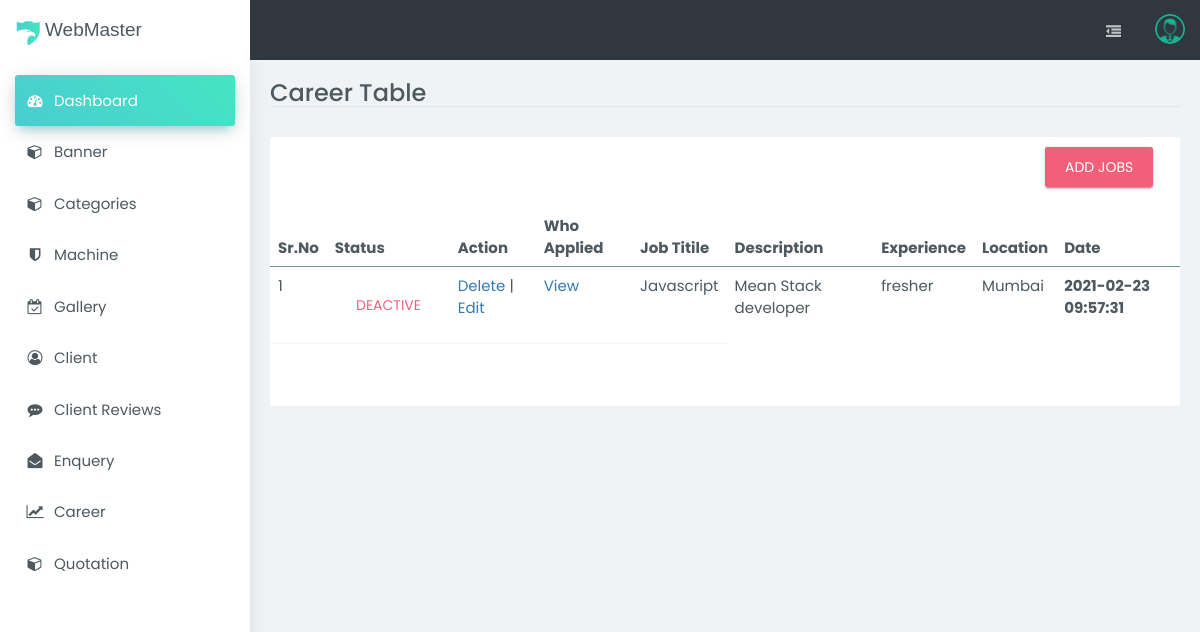
The page /admin/career.php (signed in) on the database its author committed.
### tables this page shows
CREATE TABLE `career` (
  `career_id` int(11) NOT NULL,
  `job_name` varchar(50) NOT NULL,
  `description` varchar(255) NOT NULL,
  `experience` varchar(50) NOT NULL,
  `location` varchar(255) NOT NULL,
  `status` tinyint(4) NOT NULL,
  `added_on` timestamp NOT NULL DEFAULT current_timestamp()
);

### admin/career.php (the view, shortened to what this page needs)
<?php
include('include/db.php');
   $sql_career="SELECT * FROM `career`";
   $run_career=mysqli_query($con,$sql_career);
?>
<!doctype html>
<html class="no-js " lang="en">
<head>
<link rel="stylesheet" href="assets/js/vendor/bootstrap/bootstrap.min.css">
<link rel="stylesheet" href="assets/css/vendor/animsition.min.css">
<link rel="stylesheet" href="assets/js/vendor/morris/morris.css">
<link rel="stylesheet" href="assets/css/main.css">
</head>
<body id="falcon" class="main_Wrapper">
    <div id="wrap" class="animsition">
        <?php include('include/header.php'); ?>
        <?php include('include/sidebar.php'); ?>
        <section id="content">
            <div class="page page-tables-footable">
                <div class="b-b mb-10">
                    <div class="row">
                        <div class="col-sm-6 col-xs-12">
                            <h1 class="h3 m-0">Career Table</h1>
                        </div>
                    </div>
                </div>
                <div class="row">
                    <div class="col-md-12">
                        <section class="boxs ">
                                <div style="margin-left: 85%">
                                <h3 class="custom-font hb-cyan" >
                                <a  class="btn btn-raised btn-primary" href="career_manage.php">Add Jobs</a>
                              </h3>
                            </div>
                                <table id="searchTextResults" data-filter="#filter" data-page-size="5" class="footable table table-custom">
                                    <thead>
                                        <tr>
                                            <th>Sr.No</th>
                                            <th>Status</th>
                                            <th>Action</th>
                                            <th>Who Applied</th>
                                            <th>Job Titile</th>
                                            <th>Description</th>
                                            <th>Experience</th>
                                            <th>Location</th>
                                            <th>Date</th>
                                        </tr>
                                    </thead>
                                      <tbody>
                              <?php
                                 $i=1;
                                  while($row=mysqli_fetch_array($run_career)){ ?>
                              <tr>
                                 <td><?php echo $i; ?></td>
                                   <td>
                        <?php
                        if($row['status']==1){
                            echo "<a class='btn btn-success' href='?type=status&operation=deactive&career_id=".$row['career_id']."'>Active</a>";
                         }else{
                            echo "<a class='btn btn-danger' href='?type=status&operation=active&career_id=".$row['career_id']."'>Deactive</a>";
                         }
                         ?>
                      </td>
                                 <td>
                                    <?php
                                       echo "<a href='?type=delete&career_id=".$row['career_id']."'>Delete</a> | <a href='career_manage.php?type=edit&career_id=".$row['career_id']."'>Edit</a>";
                                      ?>
                                 </td>
                                 <td><a href="career_applied.php?career_id=<?php echo $row['career_id']; ?>">View</a></td>
                                 <td><?php echo $row['job_name']; ?></td>
                                 <td><?php echo $row['description']; ?></td>
                                 <td><?php echo $row['experience']; ?></td>
                                 <td><?php echo $row['location']; ?></td>
                                 <th><?php echo $row['added_on']; ?></th>
                              </tr>
                              <?php $i++; } ?>
                           </tbody>
                                    <tfoot class="hide-if-no-paging">
                                        <tr>
                                            <td colspan="5" class="text-right">
                                            </td>
                                        </tr>
                                    </tfoot>
                                </table>
                            </div>
                        </section>
                    </div>
</body>
</html>

### rows shown on the page
career: job_name "Javascript", description "Mean Stack developer", experience "fresher", location "Mumbai", added_on "2021-02-23 09:57:31"
